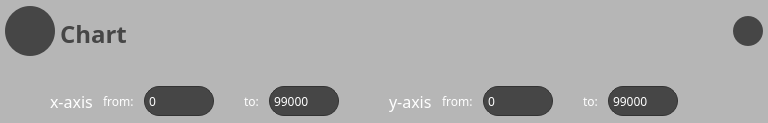
        <widget class="QFrame" name="frame_17">
         <property name="styleSheet">
          <string notr="true">QFrame{
	background-color: rgb(182, 182, 182);
	border-radius: 6px;
}
</string>
         </property>
         <property name="frameShape">
          <enum>QFrame::StyledPanel</enum>
         </property>
         <property name="frameShadow">
          <enum>QFrame::Raised</enum>
         </property>
         <layout class="QVBoxLayout" name="verticalLayout_10">
          <property name="spacing">
           <number>3</number>
          </property>
          <property name="leftMargin">
           <number>5</number>
          </property>
          <property name="topMargin">
           <number>5</number>
          </property>
          <property name="rightMargin">
           <number>5</number>
          </property>
          <property name="bottomMargin">
           <number>2</number>
          </property>
          <item>
           <widget class="QFrame" name="frame_18">
            <property name="minimumSize">
             <size>
              <width>235</width>
              <height>52</height>
             </size>
            </property>
            <property name="maximumSize">
             <size>
              <width>16777215</width>
              <height>52</height>
             </size>
            </property>
            <property name="frameShape">
             <enum>QFrame::StyledPanel</enum>
            </property>
            <property name="frameShadow">
             <enum>QFrame::Raised</enum>
            </property>
            <layout class="QHBoxLayout" name="horizontalLayout_4">
             <property name="spacing">
              <number>5</number>
             </property>
             <property name="leftMargin">
              <number>0</number>
             </property>
             <property name="topMargin">
              <number>0</number>
             </property>
             <property name="rightMargin">
              <number>0</number>
             </property>
             <property name="bottomMargin">
              <number>0</number>
             </property>
             <item>
              <widget class="QLabel" name="label_12">
               <property name="minimumSize">
                <size>
                 <width>50</width>
                 <height>50</height>
                </size>
               </property>
               <property name="maximumSize">
                <size>
                 <width>50</width>
                 <height>50</height>
                </size>
               </property>
               <property name="styleSheet">
                <string notr="true">QLabel{
	background-color: rgb(70,70,70);
	border-radius: 25px;
}</string>
               </property>
               <property name="text">
                <string/>
               </property>
               <property name="pixmap">
                <pixmap>../Resources/img/graphicsEnabled.png</pixmap>
               </property>
               <property name="scaledContents">
                <bool>true</bool>
               </property>
               <property name="margin">
                <number>10</number>
               </property>
              </widget>
             </item>
             <item>
              <widget class="QLabel" name="label_13">
               <property name="minimumSize">
                <size>
                 <width>0</width>
                 <height>55</height>
                </size>
               </property>
               <property name="maximumSize">
                <size>
                 <width>16777215</width>
                 <height>50</height>
                </size>
               </property>
               <property name="font">
                <font>
                 <family>PF BeauSans Pro</family>
                 <pointsize>18</pointsize>
                 <bold>true</bold>
                </font>
               </property>
               <property name="styleSheet">
                <string notr="true">color: rgb(70, 70, 70)</string>
               </property>
               <property name="text">
                <string>Chart</string>
               </property>
              </widget>
             </item>
             <item>
              <widget class="QPushButton" name="plusButton">
               <property name="minimumSize">
                <size>
                 <width>30</width>
                 <height>30</height>
                </size>
               </property>
               <property name="maximumSize">
                <size>
                 <width>30</width>
                 <height>30</height>
                </size>
               </property>
               <property name="styleSheet">
                <string notr="true">QPushButton{
	background-color: rgb(70,70,70);
	border-radius: 15px;
}</string>
               </property>
               <property name="text">
                <string/>
               </property>
               <property name="icon">
                <iconset resource="../Resources/resourceGUI.qrc">
                 <normaloff>:/icons/img/addEnabled.png</normaloff>:/icons/img/addEnabled.png</iconset>
               </property>
              </widget>
             </item>
            </layout>
           </widget>
          </item>
          <item>
           <widget class="QFrame" name="frame_19">
            <property name="minimumSize">
             <size>
              <width>0</width>
              <height>0</height>
             </size>
            </property>
            <property name="styleSheet">
             <string notr="true"/>
            </property>
            <property name="frameShape">
             <enum>QFrame::NoFrame</enum>
            </property>
            <property name="frameShadow">
             <enum>QFrame::Raised</enum>
            </property>
            <layout class="QVBoxLayout" name="verticalLayout_2">
             <item>
              <layout class="QGridLayout" name="gridLayout_2">
               <property name="verticalSpacing">
                <number>0</number>
               </property>
              </layout>
             </item>
            </layout>
           </widget>
          </item>
          <item>
           <widget class="QFrame" name="frame_axis">
            <property name="maximumSize">
             <size>
              <width>16777215</width>
              <height>40</height>
             </size>
            </property>
            <property name="layoutDirection">
             <enum>Qt::LeftToRight</enum>
            </property>
            <property name="styleSheet">
             <string notr="true">QPushButton {
	border: 1px solid #333333;
	border-radius: 14px;
	background:  rgb(70, 70, 70);
	color: rgb(255, 255, 255);
	padding: 3px 0px 2px 2px

}

QSpinBox {
	border: 1px solid #333333;
	border-radius: 15px;
	background:  rgb(70, 70, 70);
	color: rgb(255, 255, 255);
	padding: 3px 0px 2px 2px

}
QSpinBox:hover{
border: 3px solid  #009b4a;
}

QSpinBox::up-button{
	border: none;
	background-color: none;
}

QSpinBox::up-arrow {    
	image: url(:/icons/img/upArrow.png);
	width : 10px;
	margin-right:4px;
}

QSpinBox::down-button{
	border: none;
	background-color: none;
}

QSpinBox::down-arrow {    
	image: url(:/icons/img/downArrow.png);
	width : 10px;
	margin-right:4px;
}

QSpinBox:disabled{
	color: rgb(136, 138, 133);
}

QSpinBox::down-arrow:disabled {    
	image: url(:/icons/img/downArrowDis.png);
	width : 10px;
	margin-right:4px;
}

QSpinBox::up-arrow:disabled {    
	image: url(:/icons/img/upArrowDis.png);
	width : 10px;
	margin-right:4px;
}</string>
            </property>
            <property name="frameShape">
             <enum>QFrame::StyledPanel</enum>
            </property>
            <property name="frameShadow">
             <enum>QFrame::Raised</enum>
            </property>
            <layout class="QHBoxLayout" name="horizontalLayout_6">
             <property name="spacing">
              <number>50</number>
             </property>
             <property name="leftMargin">
              <number>5</number>
             </property>
             <property name="topMargin">
              <number>5</number>
             </property>
             <property name="rightMargin">
              <number>5</number>
             </property>
             <property name="bottomMargin">
              <number>5</number>
             </property>
             <item>
              <spacer name="horizontalSpacer">
               <property name="orientation">
                <enum>Qt::Horizontal</enum>
               </property>
               <property name="sizeHint" stdset="0">
                <size>
                 <width>40</width>
                 <height>20</height>
                </size>
               </property>
              </spacer>
             </item>
             <item>
              <widget class="QFrame" name="frame_20">
               <property name="frameShape">
                <enum>QFrame::NoFrame</enum>
               </property>
               <property name="frameShadow">
                <enum>QFrame::Raised</enum>
               </property>
               <layout class="QHBoxLayout" name="horizontalLayout_43">
                <property name="spacing">
                 <number>10</number>
                </property>
                <property name="leftMargin">
                 <number>0</number>
                </property>
                <property name="topMargin">
                 <number>0</number>
                </property>
                <property name="rightMargin">
                 <number>0</number>
                </property>
                <property name="bottomMargin">
                 <number>0</number>
                </property>
                <item>
                 <widget class="QLabel" name="label_77">
                  <property name="font">
                   <font>
                    <family>PF BeauSans Pro</family>
                    <pointsize>12</pointsize>
                   </font>
                  </property>
                  <property name="styleSheet">
                   <string notr="true">color: rgb(255,255,255);</string>
                  </property>
                  <property name="text">
                   <string>x-axis</string>
                  </property>
                 </widget>
                </item>
                <item>
                 <widget class="QLabel" name="label_78">
                  <property name="font">
                   <font>
                    <family>PF BeauSans Pro</family>
                   </font>
                  </property>
                  <property name="styleSheet">
                   <string notr="true">color: rgb(255,255,255);</string>
                  </property>
                  <property name="text">
                   <string>from:</string>
                  </property>
                 </widget>
                </item>
                <item>
                 <widget class="QSpinBox" name="spinBox_3">
                  <property name="enabled">
                   <bool>true</bool>
                  </property>
                  <property name="minimumSize">
                   <size>
                    <width>70</width>
                    <height>30</height>
                   </size>
                  </property>
                  <property name="maximumSize">
                   <size>
                    <width>60</width>
                    <height>30</height>
                   </size>
                  </property>
                  <property name="font">
                   <font>
                    <family>PF BeauSans Pro Light</family>
                    <pointsize>9</pointsize>
                   </font>
                  </property>
                  <property name="maximum">
                   <number>99000</number>
                  </property>
                  <property name="value">
                   <number>0</number>
                  </property>
                 </widget>
                </item>
                <item>
                 <spacer name="horizontalSpacer_3">
                  <property name="orientation">
                   <enum>Qt::Horizontal</enum>
                  </property>
                  <property name="sizeHint" stdset="0">
                   <size>
                    <width>20</width>
                    <height>20</height>
                   </size>
                  </property>
                 </spacer>
                </item>
                <item>
                 <widget class="QLabel" name="label_79">
                  <property name="font">
                   <font>
                    <family>PF BeauSans Pro</family>
                   </font>
                  </property>
                  <property name="styleSheet">
                   <string notr="true">color: rgb(255,255,255);</string>
                  </property>
                  <property name="text">
                   <string>to:</string>
                  </property>
                 </widget>
                </item>
                <item>
                 <widget class="QSpinBox" name="spinBox_4">
                  <property name="enabled">
                   <bool>true</bool>
                  </property>
                  <property name="minimumSize">
                   <size>
                    <width>70</width>
                    <height>30</height>
                   </size>
                  </property>
                  <property name="maximumSize">
                   <size>
                    <width>60</width>
                    <height>30</height>
                   </size>
                  </property>
                  <property name="font">
                   <font>
                    <family>PF BeauSans Pro Light</family>
                    <pointsize>9</pointsize>
                   </font>
                  </property>
                  <property name="maximum">
                   <number>99000</number>
                  </property>
                  <property name="value">
                   <number>99000</number>
                  </property>
                 </widget>
                </item>
               </layout>
              </widget>
             </item>
             <item>
              <widget class="QFrame" name="frame_100">
               <property name="frameShape">
                <enum>QFrame::NoFrame</enum>
               </property>
               <property name="frameShadow">
                <enum>QFrame::Raised</enum>
               </property>
               <layout class="QHBoxLayout" name="horizontalLayout_48">
                <property name="spacing">
                 <number>10</number>
                </property>
                <property name="leftMargin">
                 <number>0</number>
                </property>
                <property name="topMargin">
                 <number>0</number>
                </property>
                <property name="rightMargin">
                 <number>0</number>
                </property>
                <property name="bottomMargin">
                 <number>0</number>
                </property>
                <item>
                 <widget class="QLabel" name="label_66">
                  <property name="font">
                   <font>
                    <family>PF BeauSans Pro</family>
                    <pointsize>12</pointsize>
                    <bold>false</bold>
                   </font>
                  </property>
                  <property name="styleSheet">
                   <string notr="true">color: rgb(255, 255, 255);</string>
                  </property>
                  <property name="text">
                   <string>y-axis</string>
                  </property>
                 </widget>
                </item>
                <item>
                 <widget class="QLabel" name="label_80">
                  <property name="font">
                   <font>
                    <family>PF BeauSans Pro</family>
                   </font>
                  </property>
                  <property name="styleSheet">
                   <string notr="true">color: rgb(255, 255, 255);</string>
                  </property>
                  <property name="text">
                   <string>from:</string>
                  </property>
                 </widget>
                </item>
                <item>
                 <widget class="QSpinBox" name="spinBox">
                  <property name="enabled">
                   <bool>true</bool>
                  </property>
                  <property name="minimumSize">
                   <size>
                    <width>70</width>
                    <height>30</height>
                   </size>
                  </property>
                  <property name="maximumSize">
                   <size>
                    <width>60</width>
                    <height>30</height>
                   </size>
                  </property>
                  <property name="font">
                   <font>
                    <family>PF BeauSans Pro Light</family>
                    <pointsize>9</pointsize>
                   </font>
                  </property>
                  <property name="maximum">
                   <number>99000</number>
                  </property>
                  <property name="value">
                   <number>0</number>
                  </property>
                 </widget>
                </item>
                <item>
                 <spacer name="horizontalSpacer_4">
                  <property name="orientation">
                   <enum>Qt::Horizontal</enum>
                  </property>
                  <property name="sizeHint" stdset="0">
                   <size>
                    <width>20</width>
                    <height>20</height>
                   </size>
                  </property>
                 </spacer>
                </item>
                <item>
                 <widget class="QLabel" name="label_81">
                  <property name="font">
                   <font>
                    <family>PF BeauSans Pro</family>
                   </font>
                  </property>
                  <property name="styleSheet">
                   <string notr="true">color: rgb(255, 255, 255);</string>
                  </property>
                  <property name="text">
                   <string>to:</string>
                  </property>
                 </widget>
                </item>
                <item>
                 <widget class="QSpinBox" name="spinBox_2">
                  <property name="enabled">
                   <bool>true</bool>
                  </property>
                  <property name="minimumSize">
                   <size>
                    <width>70</width>
                    <height>30</height>
                   </size>
                  </property>
                  <property name="maximumSize">
                   <size>
                    <width>60</width>
                    <height>30</height>
                   </size>
                  </property>
                  <property name="font">
                   <font>
                    <family>PF BeauSans Pro Light</family>
                    <pointsize>9</pointsize>
                   </font>
                  </property>
                  <property name="alignment">
                   <set>Qt::AlignLeading|Qt::AlignLeft|Qt::AlignVCenter</set>
                  </property>
                  <property name="maximum">
                   <number>99000</number>
                  </property>
                  <property name="value">
                   <number>99000</number>
                  </property>
                 </widget>
                </item>
                <item>
                 <widget class="QPushButton" name="refresh">
                  <property name="maximumSize">
                   <size>
                    <width>30</width>
                    <height>30</height>
                   </size>
                  </property>
                  <property name="styleSheet">
                   <string notr="true">background-color: None;
border: None</string>
                  </property>
                  <property name="text">
                   <string/>
                  </property>
                  <property name="icon">
                   <iconset>
                    <normaloff>:/icons/img/refresh.png</normaloff>:/icons/img/refresh.png</iconset>
                  </property>
                 </widget>
                </item>
               </layout>
              </widget>
             </item>
             <item>
              <spacer name="horizontalSpacer_2">
               <property name="orientation">
                <enum>Qt::Horizontal</enum>
               </property>
               <property name="sizeHint" stdset="0">
                <size>
                 <width>40</width>
                 <height>20</height>
                </size>
               </property>
              </spacer>
             </item>
            </layout>
           </widget>
          </item>
         </layout>
        </widget>
